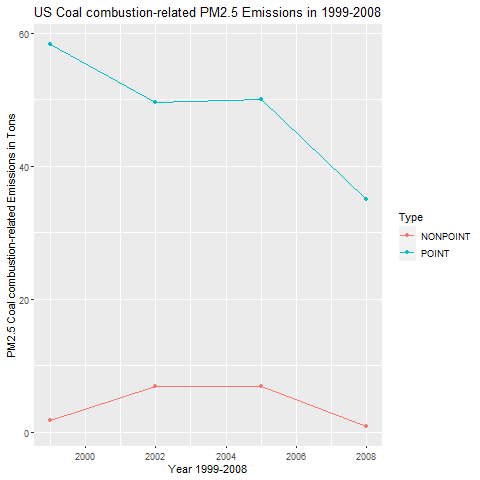

Here is the R script that generated this plot:

#Across the United States, how have emissions from coal combustion-related sources changed from 1999–2008?
mrgcoal <- mrg[grepl('coal', mrg$Short.Name, ignore.case=T),]
mrgcoal_sum <- with(mrgcoal, aggregate(Emissions, list(Year=year,Type=type),sum))
colnames(mrgcoal_sum)[3] <- 'Emissions'
mrgcoal_sum

g <- ggplot(mrgcoal_sum, aes(Year,Emissions/10000, col=Type))
g+ geom_line() + geom_point()+ ggtitle("US Coal combustion-related PM2.5 Emissions in 1999-2008") +
  labs(x= "Year 1999-2008", y= "PM2.5 Coal combustion-related Emissions in Tons")

dev.copy(png,file='plot4.png')
dev.off()

